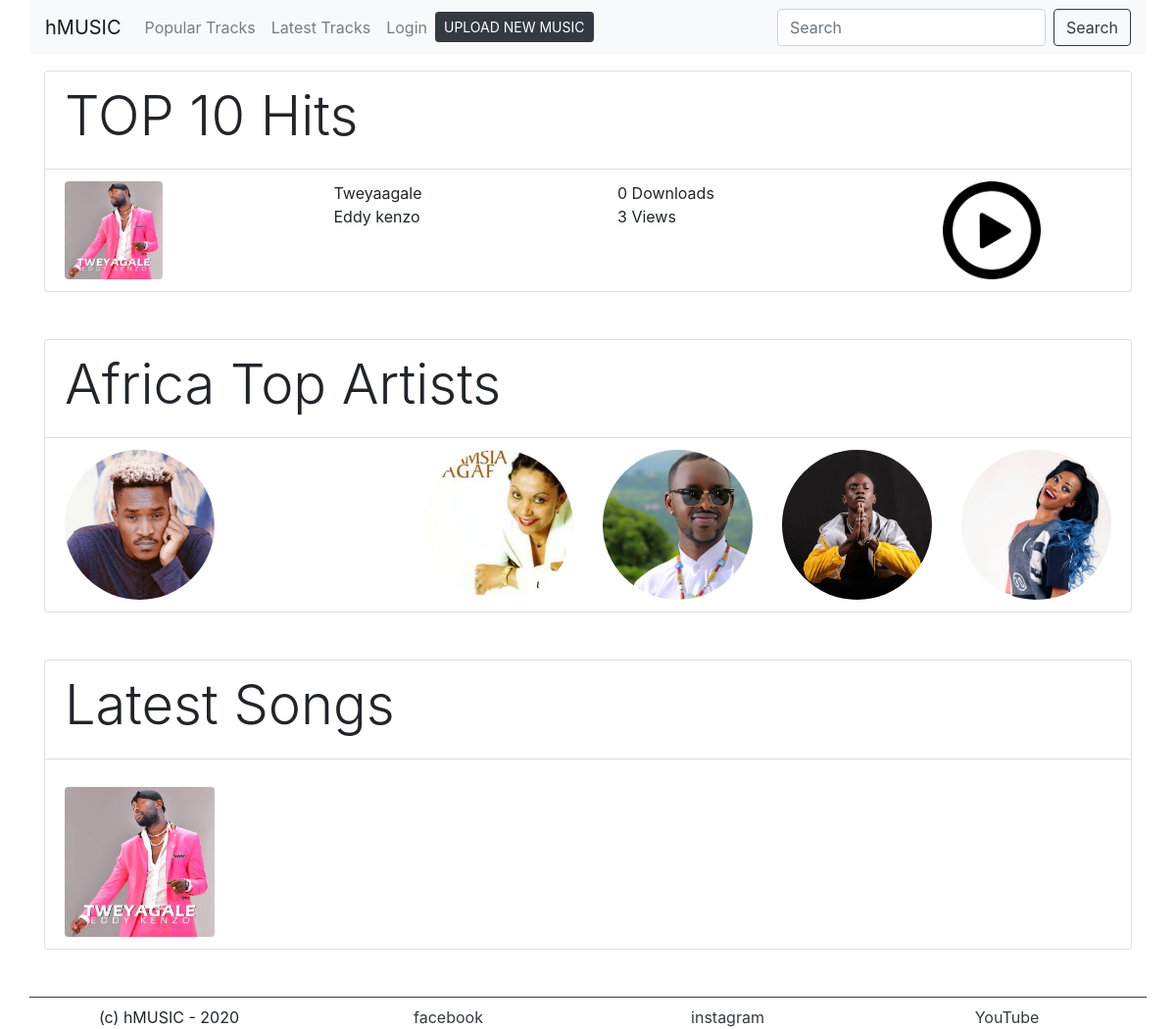
The page / on the database its author committed.
### tables this page shows
CREATE TABLE `artist` (
  `artist_id` int(11) NOT NULL,
  `artist_name` varchar(45) DEFAULT NULL,
  `artist_biography` text DEFAULT NULL,
  `artist_details` varchar(45) DEFAULT NULL,
  `artist_photo` text NOT NULL
);

CREATE TABLE `songs` (
  `song_id` int(11) NOT NULL,
  `song_mp3` text DEFAULT NULL,
  `song_photo` text DEFAULT NULL,
  `song_date` text DEFAULT NULL,
  `aritst_id` varchar(35) DEFAULT NULL,
  `song_name` varchar(225) NOT NULL
);

### files/functions.php (called while the page is built, shortened)
<?php
function get_latest_songs($conn){
	$songs = get_all_songs($conn);
	$_songs = array( );
	foreach ($songs as $key => $song) {
		$song['view_count'] = get_song_views($conn,$song['song_id']);
		$song['download_count'] = get_song_downloads($conn,$song['song_id']);
		array_push($_songs, $song);
	}
	for($j = 0; $j < (count($_songs) - 1);$j++) {
		for($i = 0; $i < (count($_songs) - 1);$i++) {
			if($_songs[$i]['song_id'] < $_songs[$i+1]['song_id'] ){
				$temp = $_songs[$i];
				$_songs[$i] = $_songs[$i+1];
				$_songs[$i+1] = $temp;
			}
		}
	}
 	return $_songs;
}
function get_top_songs($conn){
	$songs = get_all_songs($conn);
	$_songs = array( );
	foreach ($songs as $key => $song) {
		$song['view_count'] = get_song_views($conn,$song['song_id']);
		$song['download_count'] = get_song_downloads($conn,$song['song_id']);
		array_push($_songs, $song);
	}
	for($j = 0; $j < (count($_songs) - 1);$j++) {
		for($i = 0; $i < (count($_songs) - 1);$i++) {
			if($_songs[$i]['view_count'] < $_songs[$i+1]['view_count']){
				$temp = $_songs[$i];
				$_songs[$i] = $_songs[$i+1];
				$_songs[$i+1] = $temp;
			}
		}
	}
 	return $_songs;
}
function get_song_downloads($conn,$song_id){
	$sql = "SELECT count(download_id) AS download  FROM downloads WHERE song_id = {$song_id}";
 	$res = $conn->query($sql);
  	$data = $res->fetch_assoc();
  	return $data['download'];
}
function get_song_views($conn,$song_id){
	$sql = "SELECT count(view_id) AS view_count  FROM views WHERE song_id = {$song_id}";
 	$res = $conn->query($sql);
  	$data = $res->fetch_assoc();
  	return $data['view_count'];
}
function get_all_songs($conn){
	$sql = "SELECT * FROM artist,songs
			WHERE
				songs.aritst_id = artist.artist_id
			ORDER BY artist_name ASC";
 	$res = $conn->query($sql);
 	$songs = array();
  	while ($data = $res->fetch_assoc()) {
  		array_push($songs, $data);
 	}
 	return $songs;
}
function get_all_artists($conn){
	$sql = "SELECT * FROM artist ORDER BY artist_name ASC";
 	$res = $conn->query($sql);
 	$artists = array();
  	while ($data = $res->fetch_assoc()) {
  		array_push($artists, $data);
 	}
 	return $artists;
}

### index.php (the view, shortened to what this page needs)
<?php
include 'files/functions.php';
require_once("files/header.php");
$top_songs = get_top_songs($conn);
?>
<div class="container">
	<ul class="list-group mt-md-3">
	  <li class="list-group-item">
	  	<h2 class="display-4">TOP 10 Hits</h2>
	  </li>
	  <?php $i = 0; foreach ($top_songs as $key => $s):
	  ?>
	  		  <li class="list-group-item">
			  	<div class="row">
			  		<div class="col">
			  			<img class="img-fluid rounded" width="100" src="uploads/<?php echo $s['song_photo']; ?>" alt="">
			  		</div>
			  		<div class="col">
			  			<div class="row">
			  				<div class="col-12">
			  					<?php echo $s['song_name']; ?>
			  				</div>
			  				<div class="col-12">
			  					<?php echo $s['artist_name']; ?>
			  				</div>
			  			</div>
			  		</div>
			  		<div class="col">
			 		<div class="col">
				  			<div class="row">
				  				<div class="col-12">
				  					<?php echo $s['download_count']; ?> Downloads
				  				</div>
				  				<div class="col-12">
				  					<?php echo $s['view_count']; ?> Views
				  				</div>
				  			</div>
				  		</div>
			  		</div>
			  		<div class="col text-center">
			  			<a href="play.php?song=<?php echo($s['song_id']); ?>" title=""><img width="100" src="img/play.png" alt=""></a>
			  		</div>
			  	</div>
			  </li>
	  <?php endforeach ?>
	</ul>
	<ul class="list-group  mt-5 mb-5">
	  <li class="list-group-item">
		<h2 class="display-4">Africa Top Artists</h2>
	  </li>
	 <li class="list-group-item">
	 <div class="row">
	  	<?php
		  	$all_artists = get_all_artists($conn);
	  		$i = 0;
	  		foreach ($all_artists as $key => $a):
		  	if($i>5)
		  		break;
		  	$i++; ?>
			 	<div class="col-6 col-md-2 rounded ">
			 		<a href="artist.php?artist_id=<?= $a['artist_id'] ?>" title="<?= $a['artist_name'] ?>"><img class="img-fluid rounded-circle"   src="uploads/<?php echo $a['artist_photo']; ?>" alt=""></a>
			 	</div>
	 	<?php endforeach ?>
	 </div>
	</li>
	</ul>
	<ul class="list-group mt-md-3">
	  <li class="list-group-item">
		<h2 class="display-4">Latest Songs</h2>
	  </li>
	 <li class="list-group-item">
	 <div class="row">
	  	<?php
		  	$latest_songs = get_latest_songs($conn);
	  		$i = 0; foreach ($latest_songs as $key => $s):
		  	$i++; ?>
			 	<div class="col-6 col-md-2 mt-3 rounded ">
			 		<a href="play.php?song=<?php echo($s['song_id']); ?>" title="<?php echo $s['song_name']; ?> By <?php echo $s['artist_name']; ?>"><img class="img-fluid rounded"   src="uploads/<?php echo $s['song_photo']; ?>" alt=""></a>
			 	</div>
	 	<?php endforeach ?>
	 </div>
	</li>
	</ul>
</div>
<?php require_once("files/footer.php"); ?>

### files/header.php (shortened to what this page needs)
<!DOCTYPE html>
<html>
<head>
	<link rel="stylesheet" type="text/css" href="css/bootstrap.css">
</head>
<body>
	<nav class="navbar navbar-expand-lg navbar-light bg-light container">
	  <a class="navbar-brand" href="index.php">hMUSIC</a>
	  <div class="collapse navbar-collapse" id="navbarSupportedContent">
	    <ul class="navbar-nav mr-auto">
	      <li class="nav-item">
	        <a class="nav-link" href="#">Popular Tracks</a>
	      </li>
	      <li class="nav-item">
	        <a class="nav-link" href="#">Latest Tracks</a>
	      </li>
	      <li class="nav-item">
	      	<?php if (isset($_SESSION['user'])){ ?>
		        <a class="nav-link" href="my_account.php">My Account</a>
	      	<?php }else{ ?>
		        <a class="nav-link" href="login.php">Login</a>
	      	<?php } ?>
	      </li>
	       <li class="nav-item">
	        <a class="btn btn-dark btn-sm mt-1" href="admin_song_upload.php">UPLOAD NEW MUSIC</a>
	      </li>
	    </ul>
	    <form class="form-inline my-2 my-lg-0">
	      <input class="form-control mr-sm-2" type="search" placeholder="Search" aria-label="Search">
	      <button class="btn btn-outline-dark my-2 my-sm-0" type="submit">Search</button>
	    </form>
	  </div>
	</nav>

### files/footer.php
	<div class="container">
		<footer class="border-top border-dark row mt-3 mt-md-5 pt-2">
			<div class="col-md-3  text-center">
				(c) hMUSIC - 2020
			</div>
			<div class="col-md-3  text-center text-dark">
				<a href="" title="" class="text-dark">facebook</a>
			</div>
			<div class="col-md-3  text-center text-dark">
				<a href="" title="" class="text-dark">instagram</a>
			</div>
			<div class="col-md-3 text-center">
				<a href="" title="" class="text-dark">YouTube</a>
			</div>
		</footer>
	</div>
</body>
</html>

### rows shown on the page
artist: songs.song_photo (placeholder picture), songs.song_name "Tweyaagale", artist_name "Eddy kenzo", download_count "0", view_count "3", artist_photo (picture)
artist: artist_photo (picture)
artist: artist_photo (picture)
artist: artist_photo (picture)
artist: artist_photo (picture)
